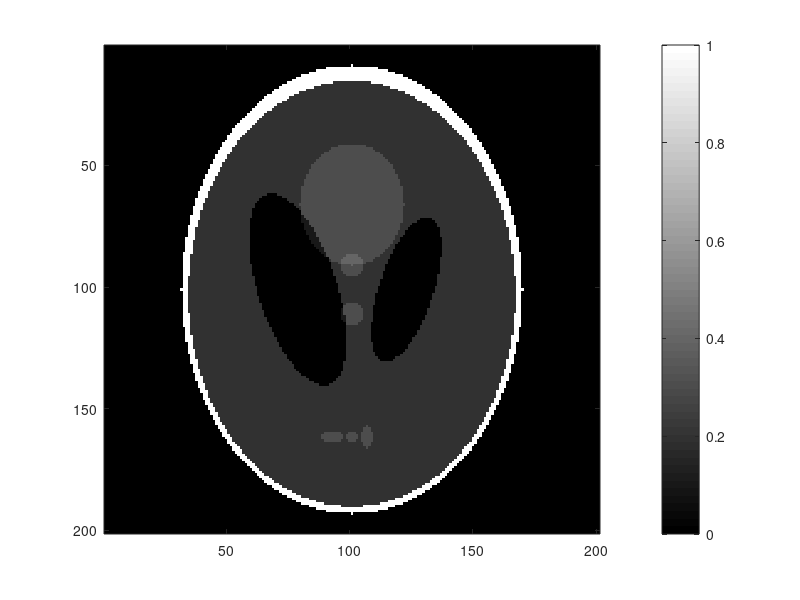

Here is the MATLAB script that generated this plot: (Note: this script raises an error after producing the figure.)
% BMEN E4984 Biomedical Imaging Project
%
% CT image reconstruction using Direct Fourier Reconstruction
theta=0:179;    %projection angles
image_dim=201;
A = phantom (image_dim);
figure(1);imagesc(A);colormap(gray);colorbar
[dimx dimy]=size(A);
Npix=203;
Arad= radon (A,theta); % each column in Arad is the radon transform at one angle theta
[Nbeam Nangle]=size(Arad);

Z=zeros(size(Arad));
for i=1:Nangle
    ft1d=fftshift(fft(ifftshift(Arad(:,i))));
    Z(:,i)=ft1d;
end


ZI=interpol(theta,Z,Npix);

ift=abs(ifftshift(ifft2(ifftshift(ZI))));
result=ImageCrop(ift,image_dim);
figure(2)
imagesc(result)
colormap(gray);colorbar
